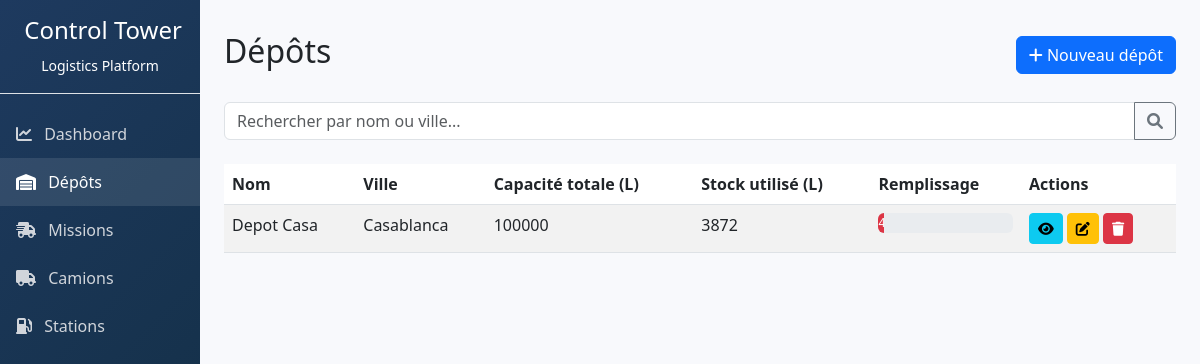
The page /api/depots/ on the database its author committed.
### logistics/models.py (models this page shows, shortened)
class Depot(models.Model):
    name = models.CharField(max_length=100)
    city = models.CharField(max_length=100)
    capacity_total = models.FloatField(help_text="Capacité totale du dépôt en litres")
    address = models.TextField(blank=True, default='')
    latitude = models.FloatField(null=True, blank=True)
    longitude = models.FloatField(null=True, blank=True)
    def get_used_capacity(self):
        return sum(stock.current_volume for stock in self.product_stocks.all())
    def get_fill_percentage(self):
        if self.capacity_total > 0:
            return (self.get_used_capacity() / self.capacity_total) * 100
        return 0

class DepotProductStock(models.Model):
    PRODUCT_CHOICES = [
        ('JET', 'JET'),
        ('SSP', 'SSP'),
        ('GAZOIL', 'Gazoil'),
    ]
    depot = models.ForeignKey(Depot, on_delete=models.CASCADE, related_name='product_stocks')
    product = models.CharField(max_length=20, choices=PRODUCT_CHOICES)
    current_volume = models.FloatField(default=0)
    max_capacity = models.FloatField(default=0)
    min_threshold = models.FloatField(default=0, help_text="Seuil minimum d'alerte")
    last_arrival_date = models.DateTimeField(null=True, blank=True, help_text="Date of last product arrival")
    updated_at = models.DateTimeField(auto_now=True)
    class Meta:
        unique_together = ('depot', 'product')

### logistics/views.py (the view)
# urls.py: path('depots/', views.DepotListView.as_view(), name='depot_list'),
class DepotListView(ListView):
    model = Depot
    template_name = 'logistics/depot_list.html'
    context_object_name = 'depots'
    paginate_by = 20
    def get_queryset(self):
        qs = super().get_queryset()
        search = self.request.GET.get('search')
        if search:
            qs = qs.filter(
                Q(name__icontains=search) |
                Q(city__icontains=search)
            )
        return qs.prefetch_related('product_stocks')

### logistics/templates/logistics/depot_list.html (shortened to what this page needs)
{% extends "logistics/base.html" %}
{% block content %}
<div class="d-flex justify-content-between align-items-center mb-4">
    <h1 class="h2">Dépôts</h1>
    <a href="{% url 'logistics:depot_create' %}" class="btn btn-primary">
        <i class="fas fa-plus"></i> Nouveau dépôt
    </a>
</div>
<form method="get" class="mb-4">
    <div class="input-group">
        <input type="text" name="search" class="form-control" placeholder="Rechercher par nom ou ville..." value="{{ request.GET.search }}">
        <button class="btn btn-outline-secondary" type="submit"><i class="fas fa-search"></i></button>
    </div>
</form>
<div class="table-responsive">
    <table class="table table-striped table-hover">
        <thead>
            <tr>
                <th>Nom</th>
                <th>Ville</th>
                <th>Capacité totale (L)</th>
                <th>Stock utilisé (L)</th>
                <th>Remplissage</th>
                <th>Actions</th>
            </thead>
        <tbody>
            {% for depot in depots %}
            <tr>
                <td>{{ depot.name }}</td>
                <td>{{ depot.city }}</td>
                <td>{{ depot.capacity_total|floatformat:0 }}</td>
                <td>{{ depot.get_used_capacity|floatformat:0 }}</td>
                <td>
                    <div class="progress" style="height: 20px;">
                        <div class="progress-bar {% if depot.get_fill_percentage < 20 %}bg-danger{% elif depot.get_fill_percentage < 40 %}bg-warning{% else %}bg-success{% endif %}"
                             style="width: {{ depot.get_fill_percentage }}%">
                        </div>
                    </div>
                </td>
                <td>
                    <a href="{% url 'logistics:depot_detail' depot.pk %}" class="btn btn-sm btn-info" title="Détail"><i class="fas fa-eye"></i></a>
                    <a href="{% url 'logistics:depot_update' depot.pk %}" class="btn btn-sm btn-warning" title="Modifier"><i class="fas fa-edit"></i></a>
                    <a href="{% url 'logistics:depot_delete' depot.pk %}" class="btn btn-sm btn-danger" title="Supprimer"><i class="fas fa-trash"></i></a>
                </td>
            </tr>
            {% empty %}
            <tr><td colspan="6" class="text-center">Aucun dépôt trouvé.</td></tr>
            {% endfor %}
        </tbody>
    </table>
</div>
{% endblock %}

### logistics/templates/logistics/base.html (style rules this page uses)
body { background-color: #f8f9fc; }

### rows shown on the page
Depot: name "Depot Casa", city "Casablanca", capacity_total "100000", get_used_capacity "3872"
